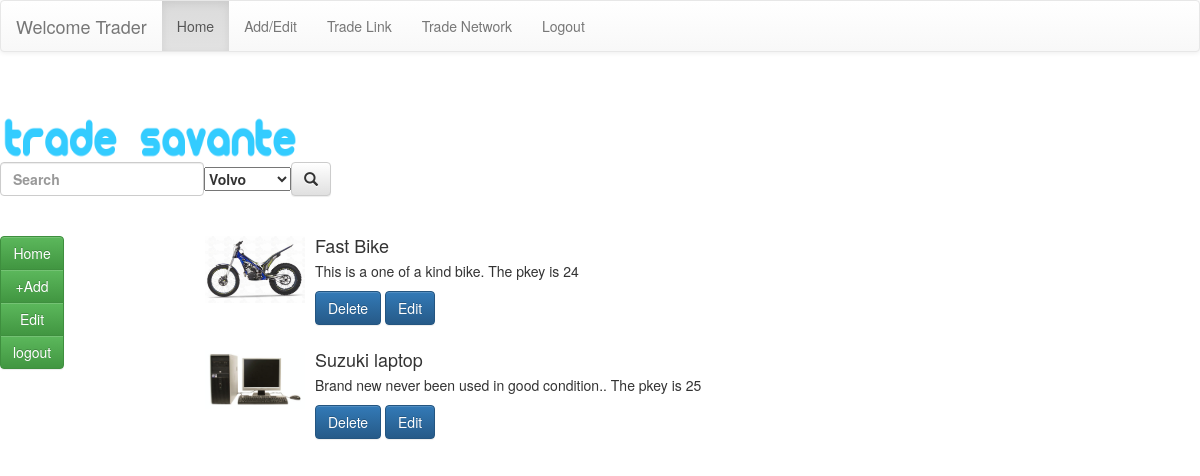
Screenshot of /tradesavante/edititems/ (signed in) with the database file from the repository.
### trade_savante/models.py (models this page shows)
class TradeItem(models.Model):
    name = models.CharField(max_length=140, null=True)
    price = models.DecimalField(max_digits=11, decimal_places=2, null=True)
    category = models.CharField(max_length=20, choices=category_choices) # foreignKey
    description = models.TextField(null=True)
    asking_for = models.TextField(null=True)
    active_start_date = models.DateField(auto_now_add=True, null=True) # probably just date is fine.
    owner = models.ForeignKey(User,on_delete=models.CASCADE, null=True) # foreign Key
    been_traded = models.BooleanField(default=False)
    active = models.BooleanField(default=True)
    image = models.ImageField(upload_to='tradesavante', null=True, blank=True)

### trade_savante/views.py (the view)
def edititems(request):
    if not request.user.is_authenticated:
        msg = True
        return render(request, 'tradesavante/home.html', {'loggedout': msg})
    elif request.method == "GET":
        if 'delete' in request.GET:
            resultid = request.GET['delete']
            p = TradeItem.objects.get(id=resultid)
            p.delete()
        elif 'edit' in request.GET:
            resultid = request.GET['edit']
            p = TradeItem.objects.get(id=resultid)
            p_form = TradeItemForm(instance=p)
            return render(request, 'tradesavante/add_item_Form.html', {'form': p_form, 'errors': False, "pkey":resultid})
    trade_list = TradeItem.objects.filter(owner=request.user)
    return render(request, 'tradesavante/edit_items.html', {'tradeitems': trade_list})

### trade_savante/templates/tradesavante/edit_items.html
{% extends "tradesavante/header.html" %}
{% block content %}
<br/>
<br/>
<div class="row">
  <div class="col-sm-2">
	{% include "tradesavante/includes/add_item_sidebar.html" %}
	</div>
  <div class="col-sm-10">
    <form action="/tradesavante/edititems/" method="GET" enctype="multipart/form-data">
	  {% for tradeitem in tradeitems %}
<div class="media">
      <div class="media-left">
      <img src= {{tradeitem.image.url}} class="media-object" style="width:100px">
      </div>
    <div class="media-body">
	<h4 class="media-heading">{{tradeitem.name}}</h4>
    <p>{{tradeitem.description}}.  The pkey is {{tradeitem.id}}</p>
    <p>
		<button name="delete" value={{tradeitem.id}} type="submit" class="btn btn-primary">Delete</button>
		<button name="edit" value={{tradeitem.id}} type="submit" class="btn btn-primary">Edit</button>
		</p>
		</div>
   </div>
   {% endfor %}
	  </form>
  </div>
</div>
{% endblock %}

### rows the page displays
TradeItem: image (picture), name "Fast Bike", description "This is a one of a kind bike", id "24"
TradeItem: image (picture), name "Suzuki laptop", description "Brand new never been used in good condition.", id "25"
